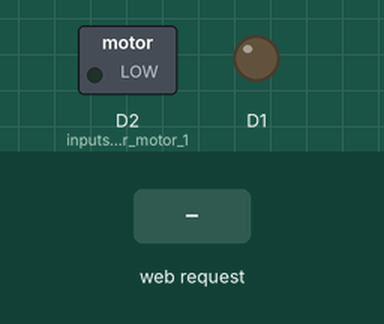
This sketch was run on a simulated ESP8266 (NodeMCU). On the bench: switched loads named in the sketch (green lamp = pin HIGH), output pins drawn as LEDs (lit = HIGH). Inputs (shaded band) come from the test bench. WiFi joins after 1.5 s; servers stay silent unless stated; what the sketch prints to the serial monitor is not drawn.

Above: at 2.7 s.
2.8 s: HTTP request GET /Forward received
At 4.0 s:
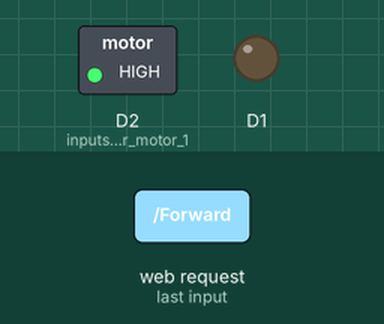
4.3 s: HTTP request GET /Backward received
At 5.1 s:
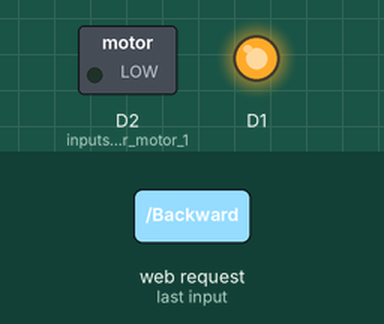
5.8 s: HTTP request GET /Stop received
At 6.3 s:
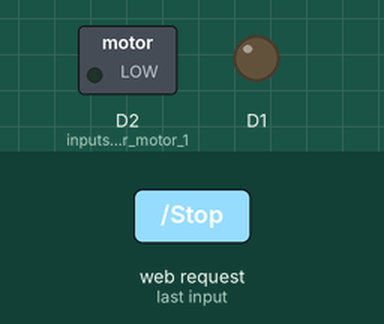
Timing chart, 0 to 8.8 s (numbered marks = the images above; inputs shaded):
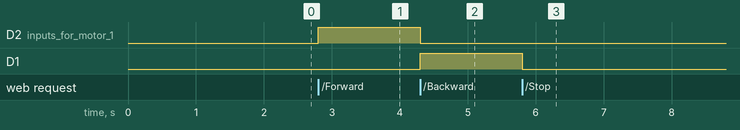

The sketch:

platform.ino
```cpp
#include <ESP8266WiFi.h>
#include <WiFiClient.h>
#include <ESP8266WebServer.h>

// Replace with your network credentials
const char* ssid = "Galaxy M211BF1";
const char* password = "pufy3612";

ESP8266WebServer server(80);   //instantiate server at port 80 (http port)

String page = ""; //For the Web Server
String page2="";  //For updating Status of motor 1
void setup(void)
{
  //the HTML of the web page
  page = "<center><h1>Motor Control Web Server</h1><body><p><a href=\"Forward\"><button>Forward</button></a><p><a href=\"Backward\"><button>Backward</button></a></p><a href=\"Stop\"><button>Stop</button></a></p></body></center>";

  pinMode(D2, OUTPUT);   // inputs for motor 1
  pinMode(D1,OUTPUT);
  Serial.begin(115200);
  WiFi.begin(ssid, password); //begin WiFi connection
  Serial.println("");

  // Wait for connection
  while (WiFi.status() != WL_CONNECTED) {
    delay(500);
    Serial.print(".");
  }
  digitalWrite(LED_BUILTIN,HIGH);     // when connected turns high
  Serial.println("");
  Serial.print("Connected to ");
  Serial.println(ssid);
  Serial.print("IP address: ");
  Serial.println(WiFi.localIP());   //provides IP address
   server.on("/", [](){
    server.send(200, "text/html", page+page2);
  });
  server.on("/Forward",Forward);
  server.on("/Backward",Backward);


  server.on("/Stop",[](){                              // turns all the motor input pins low
   page2="<center><p> motor 1 Status : Off</p></center>";
  server.send(200,"text/html",page+page2);
    digitalWrite(D2,LOW);
    digitalWrite(D1,LOW);
    delay(200);
  });
  server.begin();
  Serial.println("Web server started!");
}
void loop(void)
{
     server.handleClient();
}

 void Forward()
 {
    digitalWrite(D2,HIGH);
    digitalWrite(D1,LOW);
    page2="<center><p> motor 1 Status : Forward </p></center>";
    server.send(200,"text/html", page+page2);
    Serial.print('forward');
    delay(200);
  }

   void Backward()
  {
    page2="<center><p> motor 1 Status : Backward</p></center>";
    server.send(200, "text/html", page+page2);
    digitalWrite(D1, HIGH);
    digitalWrite(D2,LOW);
    Serial.print('back');
    delay(200);
  }
```

Measured:
- after the input at 2.8 s, D2 (inputs_for_motor_1): LOW → HIGH at once
- after the input at 4.3 s, D2 (inputs_for_motor_1): HIGH → LOW at once; D1: LOW → HIGH at once
- after the input at 5.8 s, D1: HIGH → LOW at once
